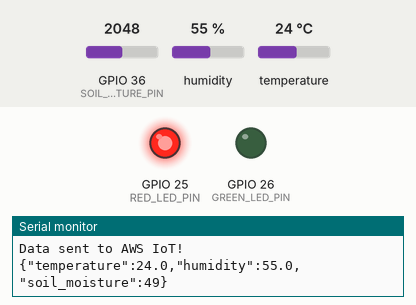
Simulated run of this program. Board: ESP32. Parts: output pins drawn as LEDs (lit = HIGH), the last lines printed to the serial monitor. Inputs (shaded band) come from the test bench; at power-on: GPIO 36 (SOIL_MOISTURE_PIN) = 2048, humidity 55 %, temperature 24 °C. WiFi joins after 1.5 s; servers stay silent unless stated; the local clock reads 2024-03-15 10:24:30 at power-on unless the program sets it; no MQTT or app messages arrive unless stated.

Above: at 3.7 s.
3.8 s: GPIO 36 (SOIL_MOISTURE_PIN) set to 1950
At 13.4 s:
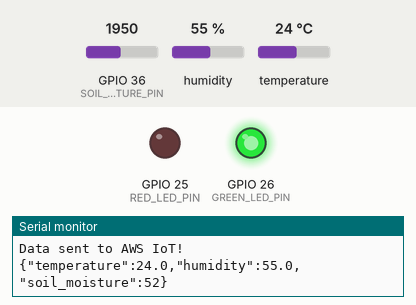
14.2 s: GPIO 36 (SOIL_MOISTURE_PIN) set to 2047
At 24.0 s:
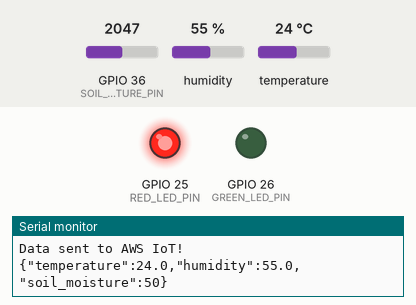
24.3 s: GPIO 36 (SOIL_MOISTURE_PIN) set to 1228
At 33.5 s:
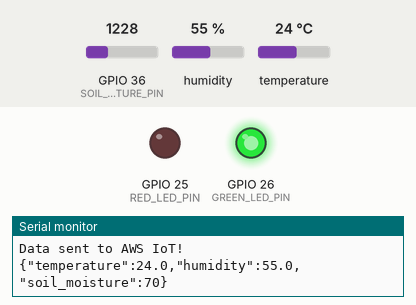
Timing chart, 0 to 35.0 s (numbered marks = the images above; inputs shaded):
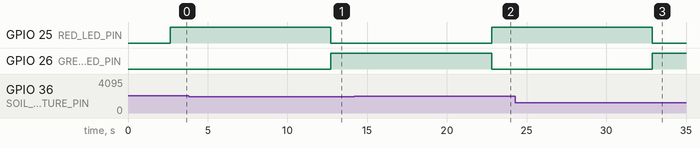

The program:

main.cpp
```cpp
#include <Wire.h>
#include "Adafruit_AHTX0.h"
#include <Arduino.h>
#include <WiFi.h>
#include <WiFiClientSecure.h>
#include <PubSubClient.h>
#include "esp_system.h"
#include "secrets.h"

// Wi-Fi credentials
const char *ssid = "Shreya's iPhone";
const char *password = "shreya123";

// AWS IoT credentials
const char *awsEndpoint = "a2nzhuvig0b0x3-ats.iot.us-east-1.amazonaws.com";
const char *publishTopic = "plant_monitoring_system/sub";
const char *clientID = "ESP32_Plant_Monitor"; // Unique client ID

// Pin definitions
#define SOIL_MOISTURE_PIN 36
#define I2C_SDA 33
#define I2C_SCL 32
#define RED_LED_PIN 25   // GPIO 25 for Red LED
#define GREEN_LED_PIN 26 // GPIO 26 for Green LED
#define MOISTURE_THRESHOLD 50

// Sensor object
Adafruit_AHTX0 aht;

// Clients
WiFiClientSecure wifiClient;
PubSubClient mqttClient(wifiClient);

// Global variables for reconnection
unsigned long lastReconnectAttempt = 0;
const unsigned long RECONNECT_INTERVAL = 5000;
const int WIFI_TIMEOUT_MS = 20000;

// Callback for MQTT messages
void mqttCallback(char *topic, byte *payload, unsigned int length)
{
  Serial.print("Message arrived [");
  Serial.print(topic);
  Serial.print("] ");
  for (int i = 0; i < length; i++)
  {
    Serial.print((char)payload[i]);
  }
  Serial.println();
}

// Function to connect to Wi-Fi
bool connectWiFi()
{
  Serial.println("Connecting to Wi-Fi...");
  WiFi.mode(WIFI_STA);
  WiFi.begin(ssid, password);

  unsigned long startAttemptTime = millis();

  while (WiFi.status() != WL_CONNECTED && millis() - startAttemptTime < WIFI_TIMEOUT_MS)
  {
    delay(100);
    Serial.print(".");
  }

  if (WiFi.status() != WL_CONNECTED)
  {
    Serial.println("\nFailed to connect to Wi-Fi");
    return false;
  }

  Serial.println("\nWi-Fi connected!");
  Serial.print("IP address: ");
  Serial.println(WiFi.localIP());
  return true;
}

// Function to connect to AWS IoT
bool connectAWS()
{
  if (!mqttClient.connected())
  {
    Serial.println("Connecting to AWS IoT...");

    wifiClient.setCACert(AWS_CERT_CA);
    wifiClient.setCertificate(AWS_CERT_CRT);
    wifiClient.setPrivateKey(AWS_CERT_PRIVATE);

    mqttClient.setServer(awsEndpoint, 8883);
    mqttClient.setCallback(mqttCallback);

    if (mqttClient.connect(clientID))
    {
      Serial.println("Connected to AWS IoT!");
      return true;
    }
    else
    {
      Serial.print("AWS connection failed, error code: ");
      Serial.println(mqttClient.state());
      return false;
    }
  }
  return true;
}

// Function to synchronize time using NTP
bool syncTime()
{
  configTime(0, 0, "pool.ntp.org", "time.nist.gov");
  Serial.print("Waiting for NTP time sync: ");

  unsigned long startAttemptTime = millis();
  time_t now = time(nullptr);

  while (now < 8 * 3600 * 2 && millis() - startAttemptTime < 10000)
  {
    delay(100);
    Serial.print(".");
    now = time(nullptr);
  }

  if (now < 8 * 3600 * 2)
  {
    Serial.println("\nTime sync failed!");
    return false;
  }

  Serial.println("\nTime synchronized!");
  return true;
}

// Function to initialize sensors
bool initializeSensors()
{
  Wire.begin(I2C_SDA, I2C_SCL);
  if (!aht.begin())
  {
    Serial.println("Failed to initialize AHT20 sensor!");
    return false;
  }
  Serial.println("AHT20 sensor initialized.");
  return true;
}

// Function to get sensor readings
void getSensorReadings(float &temperature, float &humidity, int &moisturePercentage)
{
  sensors_event_t humidity_event, temp_event;

  if (aht.getEvent(&humidity_event, &temp_event))
  {
    temperature = temp_event.temperature;
    humidity = humidity_event.relative_humidity;
  }
  else
  {
    temperature = humidity = -999; // Error value
  }

  int soilMoistureValue = analogRead(SOIL_MOISTURE_PIN);
  moisturePercentage = map(soilMoistureValue, 4095, 0, 0, 100);
  moisturePercentage = constrain(moisturePercentage, 0, 100);
}

// Function to update LEDs based on moisture level
void updateLEDs(int moisturePercentage)
{
  if (moisturePercentage <= MOISTURE_THRESHOLD)
  {
    digitalWrite(GREEN_LED_PIN, LOW);
    digitalWrite(RED_LED_PIN, HIGH);
  }
  else
  {
    digitalWrite(GREEN_LED_PIN, HIGH);
    digitalWrite(RED_LED_PIN, LOW);
  }
}

void setup()
{
  Serial.begin(115200);
  delay(1000);

  // Initialize LED pins
  pinMode(RED_LED_PIN, OUTPUT);
  pinMode(GREEN_LED_PIN, OUTPUT);

  if (!connectWiFi())
  {
    ESP.restart();
  }

  if (!syncTime())
  {
    ESP.restart();
  }

  if (!initializeSensors())
  {
    ESP.restart();
  }

  connectAWS();
}

void loop()
{
  if (!mqttClient.connected())
  {
    unsigned long now = millis();
    if (now - lastReconnectAttempt > RECONNECT_INTERVAL)
    {
      lastReconnectAttempt = now;
      if (connectAWS())
      {
        lastReconnectAttempt = 0;
      }
    }
  }
  else
  {
    mqttClient.loop();

    float temperature, humidity;
    int moisturePercentage;
    getSensorReadings(temperature, humidity, moisturePercentage);

    // Update LEDs based on moisture level
    updateLEDs(moisturePercentage);

    // Check for valid readings
    if (temperature != -999 && humidity != -999)
    {
      char payload[128];
      snprintf(payload, sizeof(payload),
               "{\"temperature\":%.1f,\"humidity\":%.1f,\"soil_moisture\":%d}",
               temperature, humidity, moisturePercentage);

      if (mqttClient.publish(publishTopic, payload))
      {
        Serial.println("Data sent to AWS IoT!");
        Serial.println(payload);
      }
      else
      {
        Serial.println("Failed to send data!");
      }
    }
    else
    {
      Serial.println("Invalid sensor readings!");
    }
  }

  // Check Wi-Fi connection
  if (WiFi.status() != WL_CONNECTED)
  {
    Serial.println("Wi-Fi connection lost. Reconnecting...");
    connectWiFi();
  }

  delay(10000); // Delay before next reading
}
```

secrets.h
```cpp
#include <pgmspace.h>

#define SECRET
#define THINGNAME "plant_monitoring_system"

const char AWS_IOT_ENDPOINT[] = "a2nzhuvig0b0x3-ats.iot.us-east-1.amazonaws.com";

// Amazon Root CA 1
static const char AWS_CERT_CA[] PROGMEM = R"EOF(
-----BEGIN CERTIFICATE-----
MIIDQTCCAimgAwIBAgITBmyfz5m/jAo54vB4ikPmljZbyjANBgkqhkiG9w0BAQsF
ADA5MQswCQYDVQQGEwJVUzEPMA0GA1UEChMGQW1hem9uMRkwFwYDVQQDExBBbWF6
b24gUm9vdCBDQSAxMB4XDTE1MDUyNjAwMDAwMFoXDTM4MDExNzAwMDAwMFowOTEL
MAkGA1UEBhMCVVMxDzANBgNVBAoTBkFtYXpvbjEZMBcGA1UEAxMQQW1hem9uIFJv
b3QgQ0EgMTCCASIwDQYJKoZIhvcNAQEBBQADggEPADCCAQoCggEBALJ4gHHKeNXj
ca9HgFB0fW7Y14h29Jlo91ghYPl0hAEvrAIthtOgQ3pOsqTQNroBvo3bSMgHFzZM
9O6II8c+6zf1tRn4SWiw3te5djgdYZ6k/oI2peVKVuRF4fn9tBb6dNqcmzU5L/qw
IFAGbHrQgLKm+a/sRxmPUDgH3KKHOVj4utWp+UhnMJbulHheb4mjUcAwhmahRWa6
VOujw5H5SNz/0egwLX0tdHA114gk957EWW67c4cX8jJGKLhD+rcdqsq08p8kDi1L
93FcXmn/6pUCyziKrlA4b9v7LWIbxcceVOF34GfID5yHI9Y/QCB/IIDEgEw+OyQm
jgSubJrIqg0CAwEAAaNCMEAwDwYDVR0TAQH/BAUwAwEB/zAOBgNVHQ8BAf8EBAMC
AYYwHQYDVR0OBBYEFIQYzIU07LwMlJQuCFmcx7IQTgoIMA0GCSqGSIb3DQEBCwUA
A4IBAQCY8jdaQZChGsV2USggNiMOruYou6r4lK5IpDB/G/wkjUu0yKGX9rbxenDI
U5PMCCjjmCXPI6T53iHTfIUJrU6adTrCC2qJeHZERxhlbI1Bjjt/msv0tadQ1wUs
N+gDS63pYaACbvXy8MWy7Vu33PqUXHeeE6V/Uq2V8viTO96LXFvKWlJbYK8U90vv
o/ufQJVtMVT8QtPHRh8jrdkPSHCa2XV4cdFyQzR1bldZwgJcJmApzyMZFo6IQ6XU
5MsI+yMRQ+hDKXJioaldXgjUkK642M4UwtBV8ob2xJNDd2ZhwLnoQdeXeGADbkpy
rqXRfboQnoZsG4q5WTP468SQvvG5
-----END CERTIFICATE-----
)EOF";

// Device Certificate
static const char AWS_CERT_CRT[] PROGMEM = R"KEY(
-----BEGIN CERTIFICATE-----
MIIDWjCCAkKgAwIBAgIVALZn3PnesPvhE4Dt56Cv3IG+f6q8MA0GCSqGSIb3DQEB
CwUAME0xSzBJBgNVBAsMQkFtYXpvbiBXZWIgU2VydmljZXMgTz1BbWF6b24uY29t
IEluYy4gTD1TZWF0dGxlIFNUPVdhc2hpbmd0b24gQz1VUzAeFw0yNDEyMTMxMDQ5
MTBaFw00OTEyMzEyMzU5NTlaMB4xHDAaBgNVBAMME0FXUyBJb1QgQ2VydGlmaWNh
dGUwggEiMA0GCSqGSIb3DQEBAQUAA4IBDwAwggEKAoIBAQCoTHyPlcH7bkmACnvH
L1+ZERPHgaF01aoZ4qjT+1JJcUvaCXEgbbbmIhj6h6f++7+fX3FvXFoQMIXJoVzj
2w5HhzleBqti9a8F+k92f+9wlMLlddu21cNGi45VZV92ZXmUGnYY+OnAcFFZUJsK
svxfQMI6zlgg1EMBc0VNFIfYgssdv63RyNOu1XRCVPecJCUGe1QIDEny3K1LabQb
0CchSt1m4/AwclTG4PBTi0PNf9Wx5rXgkvf3XjPUfrfTJG3SH9sfQJsfcebADdq2
O1THPXu8JCwCZqhGZgujDEQ8zhv/hWZnPMg5G4UZd3ht4z3dhqFKPGN52jLVnUvA
h+YTAgMBAAGjYDBeMB8GA1UdIwQYMBaAFPOvRIOlTppreEge3P6y+3cUeHCMMB0G
A1UdDgQWBBS5xdRRbSpd+rGreUg1II1xvSghlTAMBgNVHRMBAf8EAjAAMA4GA1Ud
DwEB/wQEAwIHgDANBgkqhkiG9w0BAQsFAAOCAQEAMNek+21ayohvFabnsH9nGOSh
pgaYD8pSh5+dPIKTypK57JFXhBkBwG/ihAoQiraYS6efQ3NKxehRYqjJpoFRFkO/
Ws9dmLpRye3FVQpJMkKjqfdPlzXFiPYh6qFOWfcPc59s0LvNZQlPc67ZfHgW7qVq
1d+bWLC7gnXfVNx5sq72gXfvGkEpqxVhxRLH77i+60ud7AO5GMxDdJfSFqBneAmn
fIBGAynWnKcd7uRm8cahH/YOYCuEDdYsU4whnyRBbqC5qQJDvdISglG8i/JPCKCd
gX/rn5V4YbQZq5luo7wLbLQtEolMEtk9nrTr/e1ODyBKubKagEZW0gqSuGev9Q==
-----END CERTIFICATE-----
)KEY";

// Device Private Key
static const char AWS_CERT_PRIVATE[] PROGMEM = R"KEY(
-----BEGIN RSA PRIVATE KEY-----
MIIEpAIBAAKCAQEAqEx8j5XB+25JgAp7xy9fmRETx4GhdNWqGeKo0/tSSXFL2glx
IG225iIY+oen/vu/n19xb1xaEDCFyaFc49sOR4c5XgarYvWvBfpPdn/vcJTC5XXb
ttXDRouOVWVfdmV5lBp2GPjpwHBRWVCbCrL8X0DCOs5YINRDAXNFTRSH2ILLHb+t
0cjTrtV0QlT3nCQlBntUCAxJ8tytS2m0G9AnIUrdZuPwMHJUxuDwU4tDzX/Vsea1
4JL3914z1H630yRt0h/bH0CbH3HmwA3atjtUxz17vCQsAmaoRmYLowxEPM4b/4Vm
ZzzIORuFGXd4beM93YahSjxjedoy1Z1LwIfmEwIDAQABAoIBAE8+RGAvOXkzwrPh
O8rbyX1/BvsnVGh4unEZwjid227tQ7PUQknsnvPZFj3QZg+vZdiazgSLTXTWBAie
S+iVmjGfwCk/pq8f01tTMtsu/gTaZrI4Pk3mdN3glBItezd6LDbKBtVXTmjn+cW+
KGJvSFlpWorp4aEDkNE7/2N9yUDuAOnrANLcqatDg3YQfJ3d495+u43Ta9OlzKW9
lSv5tyluHUhm5oYC3dcaHfi8H0LZpP+YkdIGieTNY6r3NSRS58rxXmrfS+PKGlMM
2BQkYTq5WiNRdBvBBu0zidxXixh2YWw/e9TUHRo9Y7UaZXV5+y9vTImaQ4eLSs7R
rsihAEECgYEA3VkLoq0ojQedcRBVeEDTzQHKpAcEMs2uO09Kr6qFBHDQTJRj/sXh
+Q2uTh30vvLH7Tce9Aco08vwVEIXxdIxKoDuqg9z+Oxezrk60l2VNK0iKkwYv5Oa
xY9lgV0yMvtKllz8GoXLOX1HzRl+jjEvmlOyeihdGwRwmD4BoLvt/KMCgYEAwqVl
BpCUKMm4erZBHRybpB+MQDOc6HqzS8bohW72ltMlTzZzApTg/042SqVE0cA2lx47
pDo1yzVGNtfy9yaya4EqvhwDdtoTD0olQPvP6NuMr1w0Lbia+6JkDQlUI/BIdHky
opJqbGsRrJjVs6qplBiRGrKECJSdkUh548buF9ECgYEA2CBVGx9GZAYWdcqEGen6
pMbmDSkIsW5hfGncvA+c2AwrZ0rRJHglQCBanM3lJvk5u2bB43aGJ9+Op0btnWuy
NBU2dHioPVrW67SzOarEwG142aH53D2MtvBgJWNRW7RATPc39dHD8Dtie2I0TzS5
jU/CCkMVPgckxZJt1nsJUk8CgYEAs5jUbIg+jJwEAgXkcq4Q1hDd4ec9oiyE/yhb
J7NJB8VvKXW+DOW97RQHeDyiET9fn3Qf59pmBEf1r2j2ICGugw89lwhWEfYJnBP3
58vw/JSHbM6QvpcVOZWO55Bx+G8fC4lAtUyPsdXhCvZCSHLx4VoBmTaaKSincoQD
I65LxeECgYA8qq0JrYmtMbUXjRFfT7j4sLL7oe7GB8rIMR8+FcahwHnER4FS6UZs
QTGOp0KSUC/bvsWu41tpz2YGC/CZsychnMNpWBXOnEwj08087+UbPscjEnqGWmy6
+7/dlSWrYp3BKbyqgV2bEIeCl97T42NJMhU10GGZuUG5yZeybENE5w==
-----END RSA PRIVATE KEY-----
)KEY";
```

Measured:
- the behaviour switches between 2007 and 2006 on GPIO 36 (SOIL_MOISTURE_PIN) (found by bisection; images 0 and 1)
- after the input at 3.8 s, GPIO 25 (RED_LED_PIN): HIGH → LOW after 8.9 s; GPIO 26 (GREEN_LED_PIN): LOW → HIGH after 8.9 s
- after the input at 14.2 s, GPIO 25 (RED_LED_PIN): LOW → HIGH after 8.6 s; GPIO 26 (GREEN_LED_PIN): HIGH → LOW after 8.6 s
- after the input at 24.3 s, GPIO 25 (RED_LED_PIN): HIGH → LOW after 8.6 s; GPIO 26 (GREEN_LED_PIN): LOW → HIGH after 8.6 s
